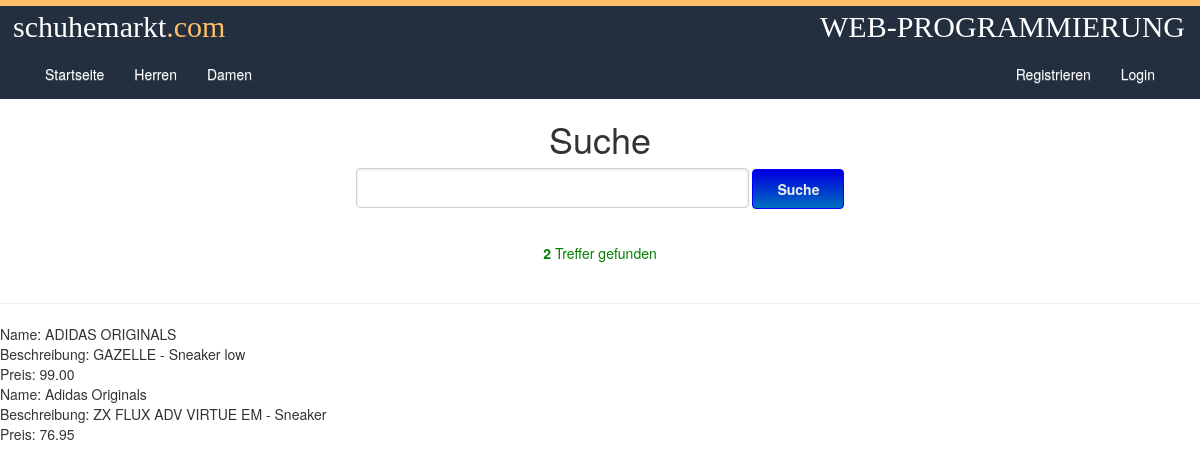
Screenshot of /suche.php?s=ADIDAS ORIGINALS with the database file from the repository.
### tables this page shows
CREATE TABLE `products` (
  `id` int(11) NOT NULL,
  `name` varchar(200) NOT NULL,
  `description` text NOT NULL,
  `price` float(10,2) NOT NULL,
  `created` datetime NOT NULL,
  `modified` datetime NOT NULL,
  `status` enum('1','0') NOT NULL DEFAULT '1',
  `image` varchar(100) NOT NULL,
  `gender` varchar(6) NOT NULL
);

### suche.php (the view, shortened to what this page needs)
<html>
<head>
    <link rel="stylesheet" href="https://cdnjs.cloudflare.com/ajax/libs/font-awesome/4.7.0/css/font-awesome.min.css">
    <link rel="stylesheet" href="css/bootstrap.min.css">
    <link rel="stylesheet" href="css/bootstrap-theme.min.css">
         <link rel="stylesheet" type="text/css" href="index.css">
</head>
<body>
<div class="topGrid">
                </div>
    <div class="container-fluid"
<div class="row" id="logo">
  <div class="col-lg-12" id="loggo">schuhemarkt<span class='dotcom'>.com</span><span class='logosag'>WEB-PROGRAMMIERUNG</span></div>
</div>
<nav class="navbar navbar-default">
  <div class="container-fluid">
    <div class="collapse navbar-collapse" id="bs-example-navbar-collapse-1">
      <ul class="nav navbar-nav">
        <li><a href="index.html">Startseite</a></li>
        <li><a href="herren.php">Herren</a></li>
        <li><a href="damen.php">Damen</a></li>
      </ul>
      <ul class="nav navbar-nav" style="float: right;">
        <li><a href="registrieren.php">Registrieren</a></li>
        <li><a href="login.php">Login</a></li>
      </ul>
    </div>
  </div>
</nav>
<div align=center>
<h1>Suche</h1>
<form name="suche" action="<?php $_SERVER['SCRIPT_NAME']; ?>" method="POST">
<input class="input" type="text" size=40 name="s">
<input class="button" type="submit" name="submit" value="Suche">
</form>
<br />
<?php
$limit = 25;
$s = mysql_real_escape_string(strip_tags($_POST['s']));
if($s == '') $s = $_GET['s'];
if($s == '') {
echo '<font style="color:#BF0000;">Sie haben keinen Suchbegriff eingegeben</font>';
} else {
$p = $_GET['p'];
if($p == '') $p = 1;
$query = mysql_query("SELECT * FROM `products` WHERE `name` LIKE '%$s%' ORDER BY `id` DESC") or die (mysql_error());
$results = mysql_num_rows($query);
if($results == 0){
echo '<font style="color:#BF0000;">Keine Treffer gefunden</font>';
}else{
echo '<font style="color:#007F00;"><b>' . $results . '</b> Treffer gefunden</font>';
echo '<br /><br /></div><div align=left><hr noshade size=1 width=100% color=#F0F0F0 />';
$result = mysql_query("SELECT * FROM `products` WHERE `name` LIKE '%$s%' ORDER BY `id` LIMIT " . ($p-1)*$limit . ",$limit") or die (mysql_error());
while($row = mysql_fetch_object($result)) {
echo('Name: '."\n"); echo $row->name . '<br />';
echo('Beschreibung: '."\n"); echo $row->description . '<br />';
echo('Preis: '."\n"); echo $row->price . '<br />';
}
}
}
echo '</div>';
?>
<br /><br />
</body>
</html>

### index.css (style rules this page uses)
.topGrid { background-color:#febd69; height: 6px; }
#loggo { position: relative; left:-17px; }
#logo { background-color: #232f3e; color: white; font-size: 30px; font-family: "GeogrotesqueW01-Bold"; }
.dotcom { color: #febd69; }
.logosag { float: right; position: relative; left: 32px; }
.navbar-default { background: none; filter: none; border: none; box-shadow: none; border-radius: 0; background-color: #232f3e; }
.navbar-default .navbar-nav>li>a { color: white; }

### suche.php (style rules this page uses)
.input { padding-left:5px; padding-right:5px; -moz-border-radius:4px; -webkit-border-radius:4px; border-radius: 4px; background-color:#FFFFFF; border: 1px solid #CFCFCF; height:40px; font-size: 16px; color:#5F5F5F; -moz-box-shadow: inset 0 1px 3px rgba(0,0,0,0.1); -webkit-box-shadow: inset 0 1px 3px rgba(0,0,0,0.1); box-shadow: inset 0 1px 3px rgba(0,0,0,0.1); }
.button { background: -webkit-gradient( linear, left top, left bottom, color-stop(0.05, #0000DF), color-stop(1, #0070C0) ); background: -moz-linear-gradient( center top, #0000DF 5%, #0070C0 100% ); filter: progid:DXImageTransform.Microsoft.gradient(startColorstr='#0000DF', endColorstr='#0070C0'); background-color: #0060FF; -moz-border-radius: 4px; -webkit-border-radius: 4px; border-radius: 4px; height:40px; border: 1px solid #0000FF; display: inline-block; color: #EFEFEF; font-size: 14px; font-weight: bold; font-face: arial; padding: 6px 24px; }

### rows the page displays
products: name "ADIDAS ORIGINALS", description "GAZELLE - Sneaker low", price "99.00"
products: name "Adidas Originals", description "ZX FLUX ADV VIRTUE EM - Sneaker", price "76.95"

### other values shown
$results "2"
